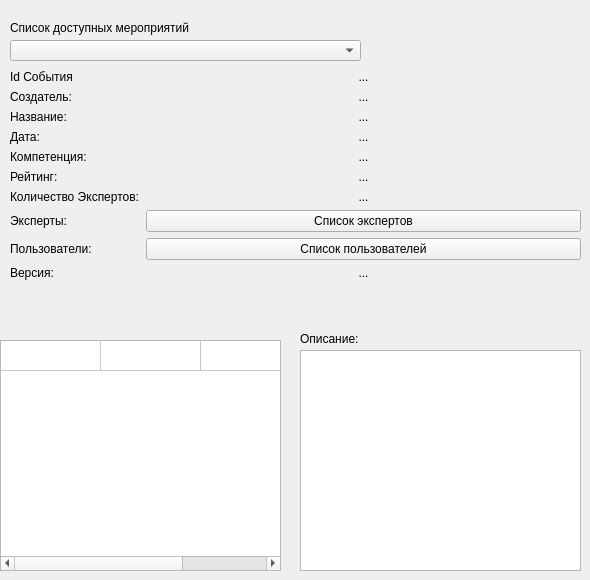
      <widget class="QWidget" name="pg_eventinfo">
       <widget class="QWidget" name="formWidget_3" native="true">
        <property name="geometry">
         <rect>
          <x>10</x>
          <y>70</y>
          <width>571</width>
          <height>251</height>
         </rect>
        </property>
        <layout class="QFormLayout" name="formLayout_6">
         <item row="0" column="0">
          <widget class="QLabel" name="label_46">
           <property name="text">
            <string>Id События</string>
           </property>
          </widget>
         </item>
         <item row="0" column="1">
          <widget class="QLabel" name="lbl_eventInfo_idevent">
           <property name="text">
            <string>...</string>
           </property>
           <property name="alignment">
            <set>Qt::AlignCenter</set>
           </property>
          </widget>
         </item>
         <item row="1" column="0">
          <widget class="QLabel" name="label_49">
           <property name="text">
            <string>Создатель:</string>
           </property>
          </widget>
         </item>
         <item row="1" column="1">
          <widget class="QLabel" name="lbl_eventInfo_eventCreator">
           <property name="text">
            <string>...</string>
           </property>
           <property name="alignment">
            <set>Qt::AlignCenter</set>
           </property>
          </widget>
         </item>
         <item row="2" column="0">
          <widget class="QLabel" name="label_51">
           <property name="text">
            <string>Название:</string>
           </property>
          </widget>
         </item>
         <item row="2" column="1">
          <widget class="QLabel" name="lbl_eventInfo_eventName">
           <property name="text">
            <string>...</string>
           </property>
           <property name="alignment">
            <set>Qt::AlignCenter</set>
           </property>
          </widget>
         </item>
         <item row="3" column="0">
          <widget class="QLabel" name="label_55">
           <property name="text">
            <string>Дата:</string>
           </property>
          </widget>
         </item>
         <item row="3" column="1">
          <widget class="QLabel" name="lbl_eventInfo_eventDate">
           <property name="text">
            <string>...</string>
           </property>
           <property name="alignment">
            <set>Qt::AlignCenter</set>
           </property>
          </widget>
         </item>
         <item row="4" column="0">
          <widget class="QLabel" name="label_50">
           <property name="text">
            <string>Компетенция:</string>
           </property>
          </widget>
         </item>
         <item row="4" column="1">
          <widget class="QLabel" name="lbl_eventInfo_EventCompetence">
           <property name="text">
            <string>...</string>
           </property>
           <property name="alignment">
            <set>Qt::AlignCenter</set>
           </property>
          </widget>
         </item>
         <item row="5" column="0">
          <widget class="QLabel" name="label_57">
           <property name="text">
            <string>Рейтинг:</string>
           </property>
          </widget>
         </item>
         <item row="5" column="1">
          <widget class="QLabel" name="lbl_eventInfo_eventRating">
           <property name="text">
            <string>...</string>
           </property>
           <property name="alignment">
            <set>Qt::AlignCenter</set>
           </property>
          </widget>
         </item>
         <item row="6" column="0">
          <widget class="QLabel" name="label_61">
           <property name="text">
            <string>Количество Экспертов:</string>
           </property>
          </widget>
         </item>
         <item row="6" column="1">
          <widget class="QLabel" name="lbl_eventInfo_expertCount">
           <property name="text">
            <string>...</string>
           </property>
           <property name="alignment">
            <set>Qt::AlignCenter</set>
           </property>
          </widget>
         </item>
         <item row="7" column="0">
          <widget class="QLabel" name="label_56">
           <property name="text">
            <string>Эксперты:</string>
           </property>
          </widget>
         </item>
         <item row="7" column="1">
          <widget class="QPushButton" name="pb_EventInfo_getExpertList">
           <property name="text">
            <string>Список экспертов</string>
           </property>
          </widget>
         </item>
         <item row="8" column="0">
          <widget class="QLabel" name="label_63">
           <property name="text">
            <string>Пользователи:</string>
           </property>
          </widget>
         </item>
         <item row="8" column="1">
          <widget class="QPushButton" name="pb_EventInfo_getUserList">
           <property name="text">
            <string>Список пользователей</string>
           </property>
          </widget>
         </item>
         <item row="9" column="0">
          <widget class="QLabel" name="label_64">
           <property name="text">
            <string>Версия:</string>
           </property>
          </widget>
         </item>
         <item row="9" column="1">
          <widget class="QLabel" name="lbl_eventInfo_Version">
           <property name="text">
            <string>...</string>
           </property>
           <property name="alignment">
            <set>Qt::AlignCenter</set>
           </property>
          </widget>
         </item>
        </layout>
       </widget>
       <widget class="QComboBox" name="cb_eventInfo_ChoseEvent">
        <property name="geometry">
         <rect>
          <x>10</x>
          <y>40</y>
          <width>351</width>
          <height>21</height>
         </rect>
        </property>
       </widget>
       <widget class="QLabel" name="label_62">
        <property name="geometry">
         <rect>
          <x>10</x>
          <y>20</y>
          <width>351</width>
          <height>16</height>
         </rect>
        </property>
        <property name="text">
         <string>Список доступных мероприятий</string>
        </property>
       </widget>
       <widget class="QLabel" name="label_58">
        <property name="geometry">
         <rect>
          <x>300</x>
          <y>330</y>
          <width>78</width>
          <height>17</height>
         </rect>
        </property>
        <property name="text">
         <string>Описание:</string>
        </property>
       </widget>
       <widget class="QTextBrowser" name="tb_event_info">
        <property name="geometry">
         <rect>
          <x>300</x>
          <y>350</y>
          <width>281</width>
          <height>221</height>
         </rect>
        </property>
       </widget>
       <widget class="QTableWidget" name="tw_eventinfo_userlist">
        <property name="geometry">
         <rect>
          <x>0</x>
          <y>340</y>
          <width>281</width>
          <height>231</height>
         </rect>
        </property>
        <property name="rowCount">
         <number>1</number>
        </property>
        <property name="columnCount">
         <number>3</number>
        </property>
        <attribute name="horizontalHeaderVisible">
         <bool>false</bool>
        </attribute>
        <attribute name="verticalHeaderVisible">
         <bool>false</bool>
        </attribute>
        <row/>
        <column/>
        <column/>
        <column/>
       </widget>
      </widget>
